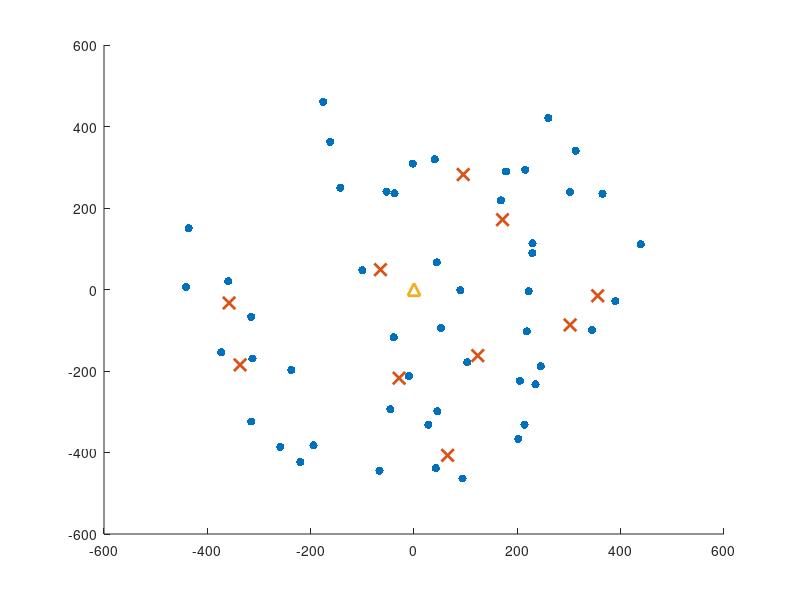

The MATLAB source for this figure: (Note: this script raises an error after producing the figure.)
clc; clear; close all;

%% ======================== Simulation Parameters ========================= %%
Nuav = 10;           % Number of UAVs
radiusCluster = 500; % Cluster radius

% Device Coordinates (xxDevs, yyDevs)
xxDevs = [-175.74, -99.90, 201.77, -373.08, 52.44, 222.05, -142.56, 364.76, 45.06, 215.25, ...
          -45.89, 344.55, 229.27, -436.25, 213.84, 168.35, 42.18, 93.86, -194.73, 312.96, ...
           439.06, -258.93, -2.29, 389.92, -315.23, 229.22, -39.15, -315.27, 245.62, 259.99, ...
          -237.59, -162.16, 27.71, 44.36, 218.40, -441.33, 102.95, 40.41, 301.98, -220.10, ...
          -312.88, 235.40, 89.83, -37.83, -9.85, -53.31, -66.88, -359.74, 205.03, 178.07];

yyDevs = [460.37, 47.34, -366.64, -154.24, -94.14, -4.28, 249.65, 234.74, -298.70, 293.86, ...
          -294.00, -99.75, 113.38, 150.39, -331.78, 218.57, -438.28, -463.76, -382.66, 340.50, ...
           110.68, -386.33, 309.07, -28.42, -67.10, 89.38, -117.38, -324.00, -188.61, 420.84, ...
          -197.52, 362.27, -331.76, 66.42, -102.96, 6.07, -178.58, 319.38, 239.79, -423.40, ...
          -169.41, -232.90, -1.62, 235.94, -212.84, 240.40, -444.84, 20.20, -223.86, 289.61];

% UAV Coordinates (xxUAV, yyUAV)
xxUAV = [-28.85, -336.62, 171.35, -64.93, 65.05, -357.88, 95.26, 123.45, 302.13, 355.54];
yyUAV = [-217.58, -184.91, 171.28, 48.69, -406.94, -33.12, 282.14, -162.26, -87.01, -15.38];

%% ===================== Device-to-UAV Assignment ========================= %%
% Find the closest UAV for each device
[k, MinDist] = dsearchn([xxUAV', yyUAV'], [xxDevs', yyDevs']);

% Create a cell array to store devices assigned to each UAV
myCell = cell(1, Nuav); 

% Assign devices to UAVs
for i = 1:Nuav
    myCell{i} = find(k == i);
end

%% ===================== Plotting the System Model ========================= %%
figure;
hold on;

% Plot Devices
scatter(xxDevs, yyDevs, 'filled', 'LineWidth', 1, 'DisplayName', 'Devices');

% Plot UAVs
scatter(xxUAV, yyUAV, 80, 'x', 'LineWidth', 2, 'DisplayName', 'UAVs');

% Plot Cluster Center (0,0)
scatter(0, 0, 80, '^', 'LineWidth', 2, 'DisplayName', 'Cluster Center');

% Draw Cluster Boundary
circle(0, 0, radiusCluster, 'black');

% Maintain Aspect Ratio
pbaspect([1 1 1]);

% Add Voronoi Diagram for UAV coverage areas (without adding multiple entries to legend)
[vx, vy] = voronoi(xxUAV, yyUAV);
voronoiPlot = plot(vx, vy, 'Color', 'blue'); % Store plot handle

% Set Plot Limits
xlim([-radiusCluster - 50, radiusCluster + 50]);
ylim([-radiusCluster - 50, radiusCluster + 50]);

% Axis Labels
xlabel('x (m)');
ylabel('y (m)');

% Add Legend (Only for key elements, not every Voronoi segment)
legend({'Devices', 'UAVs', 'Cluster Center', 'Voronoi Diagram'});

% Show the Figure
shg;
